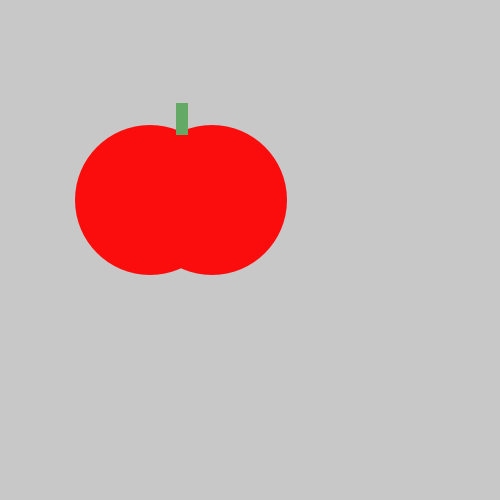
Frame 1 (no input)
Frame 60 (the mouse pressed at the canvas centre just before this capture): identical to frame 1, image omitted
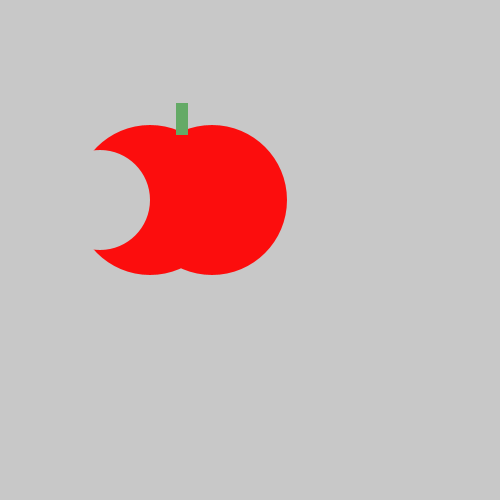
Frame 120 (the mouse held since frame 60 and released just before this capture)

The Processing sketch that drew these frames (run headless with seeded random() and noise(); from frame 60 on, the mouse is pressed at the canvas centre):

// Processing sketch: tasty_tomato
// ── tasty_tomato.pde
void   setup() {
size(500, 500);
}
void   draw() {
  background(200, 200, 200);
  noStroke();
  fill(#FC0D0D);
  ellipse(150, 200, 150, 150);       
  ellipse(212, 200, 150, 150); 
  fill(#64AA66);
  rect(176, 103, 12, 32);
if(mousePressed) {
fill(200, 200, 200);
  ellipse(100,200,100,100);

} 
}
